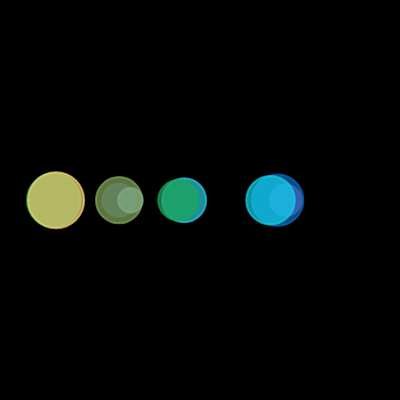
Frame 1 (no input)
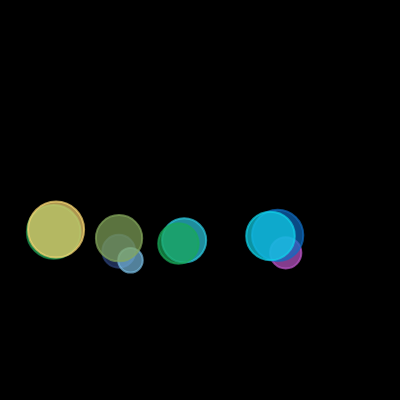
Frame 60 (no input)
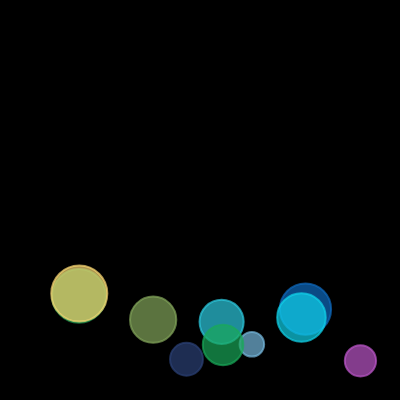
Frame 120 (the mouse pressed at the canvas centre since frame 60)

The p5.js sketch that drew these frames (run headless with seeded random() and noise() and a simulated clock; from frame 60 on, the mouse is pressed at the canvas centre):

// p5.js sketch
// ── sketch.js
let movers = [];
let mu = 0.1;

function setup() {
  createCanvas(400, 400);
  for (let i = 0; i < 10; i++) {
    movers[i] = new Mover(random(width), height / 2, random(1, 8));
  }
}

function draw() {
  background(0);

  for (let mover of movers) {
    let gravity = createVector(0, 0.2); // acc
    // weight if force of gravity acc on object
    let weight = p5.Vector.mult(gravity, mover.mass);
    mover.applyForce(weight);

    if (mouseIsPressed) {
      let wind = createVector(0.1, 0);
      mover.applyForce(wind);
    }

    mover.friction();
    mover.update();
    mover.edges();
    mover.draw();
  }
}

// ── mover.js
class Mover {
  constructor(x, y, m) {
    this.pos = createVector(x, y);
    this.vel = createVector(0, 0);
    this.acc = createVector(0, 0);
    this.mass = m;
    this.r = sqrt(this.mass) * 20;
    this.color = color(
      floor(random(255)),
      floor(random(255)),
      floor(random(255)),
      175
    );
  }

  friction() {
    let diff = height - (this.pos.y + this.r);
    if (diff < 1) {
      // direction of friction
      let friction = this.vel.copy();
      friction.normalize();
      friction.mult(-1);
      
      // magnitude of friction
      let normal = this.mass;
      friction.setMag(mu * normal);
      
      this.applyForce(friction);
    }
  }

  // Newton's second law
  applyForce(force) {
    let f = p5.Vector.div(force, this.mass);
    this.acc.add(f);
  }

  edges() {
    if (this.pos.y >= height - this.r) {
      this.pos.y = height - this.r;
      this.vel.y *= -1;
    }
    if (this.pos.x <= 0 + this.r) {
      this.pos.x = this.r;
      this.vel.x *= -1;
    } else if (this.pos.x >= width - this.r) {
      this.pos.x = width - this.r;
      this.vel.x *= -1;
    }
  }

  update() {
    this.vel.add(this.acc);
    this.pos.add(this.vel);
    this.acc.set(0, 0);
  }

  draw() {
    stroke(this.color);
    strokeWeight(2)
    fill(this.color);
    ellipse(this.pos.x, this.pos.y, this.r);
  }
}
